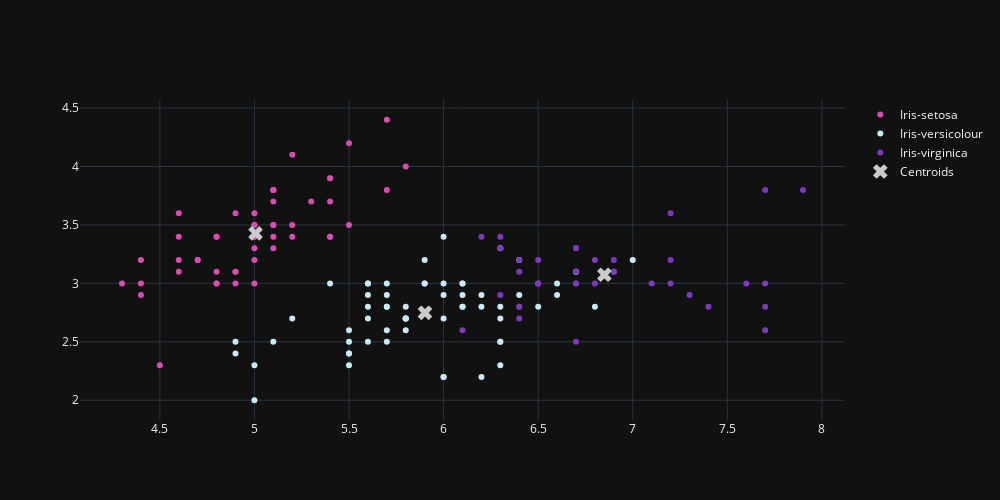

Source (notebook cell):
### Code cell
fig = go.Figure()
fig.add_trace(go.Scatter(
    x=X[y_kmeans == 0, 0], y=X[y_kmeans == 0, 1],
    mode='markers',marker_color='#DB4CB2',name='Iris-setosa'
))

fig.add_trace(go.Scatter(
    x=X[y_kmeans == 1, 0], y=X[y_kmeans == 1, 1],
    mode='markers',marker_color='#c9e9f6',name='Iris-versicolour'
))

fig.add_trace(go.Scatter(
    x=X[y_kmeans == 2, 0], y=X[y_kmeans == 2, 1],
    mode='markers',marker_color='#7D3AC1',name='Iris-virginica'
))

fig.add_trace(go.Scatter(
    x=centroids[:, 0], y=centroids[:,1],
    mode='markers',marker_color='#CAC9CD',marker_symbol=4,marker_size=13,name='Centroids'
))
fig.update_layout(template='plotly_dark',width=1000, height=500,)

### Figure 1 — Plotly figure (JSON) as saved in the notebook; plotly's stock layout.template omitted (floating-point values rounded to 4 significant figures)
{"data": [{"marker": {"color": "#DB4CB2"}, "mode": "markers", "name": "Iris-setosa", "type": "scatter", "x": [5.1, 4.9, 4.7, 4.6, 5, 5.4, 4.6, 5, 4.4, 4.9, 5.4, 4.8, 4.8, 4.3, 5.8, 5.7, 5.4, 5.1, 5.7, 5.1, 5.4, 5.1, 4.6, 5.1, 4.8, 5, 5, 5.2, 5.2, 4.7, 4.8, 5.4, 5.2, 5.5, 4.9, 5, 5.5, 4.9, 4.4, 5.1, 5, 4.5, 4.4, 5, 5.1, 4.8, 5.1, 4.6, 5.3, 5], "y": [3.5, 3, 3.2, 3.1, 3.6, 3.9, 3.4, 3.4, 2.9, 3.1, 3.7, 3.4, 3, 3, 4, 4.4, 3.9, 3.5, 3.8, 3.8, 3.4, 3.7, 3.6, 3.3, 3.4, 3, 3.4, 3.5, 3.4, 3.2, 3.1, 3.4, 4.1, 4.2, 3.1, 3.2, 3.5, 3.6, 3, 3.4, 3.5, 2.3, 3.2, 3.5, 3.8, 3, 3.8, 3.2, 3.7, 3.3]}, {"marker": {"color": "#c9e9f6"}, "mode": "markers", "name": "Iris-versicolour", "type": "scatter", "x": [7, 6.4, 5.5, 6.5, 5.7, 6.3, 4.9, 6.6, 5.2, 5, 5.9, 6, 6.1, 5.6, 6.7, 5.6, 5.8, 6.2, 5.6, 5.9, 6.1, 6.3, 6.1, 6.4, 6.6, 6.8, 6, 5.7, 5.5, 5.5, 5.8, 6, 5.4, 6, 6.7, 6.3, 5.6, 5.5, 5.5, 6.1, 5.8, 5, 5.6, 5.7, 5.7, 6.2, 5.1, 5.7, 5.8, 4.9, 5.7, 5.8, 6, 5.6, 6.3, 6.2, 6.1, 6.3, 6, 5.8, 6.3, 5.9], "y": [3.2, 3.2, 2.3, 2.8, 2.8, 3.3, 2.4, 2.9, 2.7, 2, 3, 2.2, 2.9, 2.9, 3.1, 3, 2.7, 2.2, 2.5, 3.2, 2.8, 2.5, 2.8, 2.9, 3, 2.8, 2.9, 2.6, 2.4, 2.4, 2.7, 2.7, 3, 3.4, 3.1, 2.3, 3, 2.5, 2.6, 3, 2.6, 2.3, 2.7, 3, 2.9, 2.9, 2.5, 2.8, 2.7, 2.5, 2.5, 2.8, 2.2, 2.8, 2.7, 2.8, 3, 2.8, 3, 2.7, 2.5, 3]}, {"marker": {"color": "#7D3AC1"}, "mode": "markers", "name": "Iris-virginica", "type": "scatter", "x": [6.9, 6.7, 6.3, 7.1, 6.3, 6.5, 7.6, 7.3, 6.7, 7.2, 6.5, 6.4, 6.8, 6.4, 6.5, 7.7, 7.7, 6.9, 7.7, 6.7, 7.2, 6.4, 7.2, 7.4, 7.9, 6.4, 6.1, 7.7, 6.3, 6.4, 6.9, 6.7, 6.9, 6.8, 6.7, 6.7, 6.5, 6.2], "y": [3.1, 3, 3.3, 3, 2.9, 3, 3, 2.9, 2.5, 3.6, 3.2, 2.7, 3, 3.2, 3, 3.8, 2.6, 3.2, 2.8, 3.3, 3.2, 2.8, 3, 2.8, 3.8, 2.8, 2.6, 3, 3.4, 3.1, 3.1, 3.1, 3.1, 3.2, 3.3, 3, 3, 3.4]}, {"marker": {"color": "#CAC9CD", "size": 13, "symbol": 4}, "mode": "markers", "name": "Centroids", "type": "scatter", "x": [5.006, 5.902, 6.85], "y": [3.428, 2.748, 3.074]}], "layout": {"height": 500, "width": 1000}}
